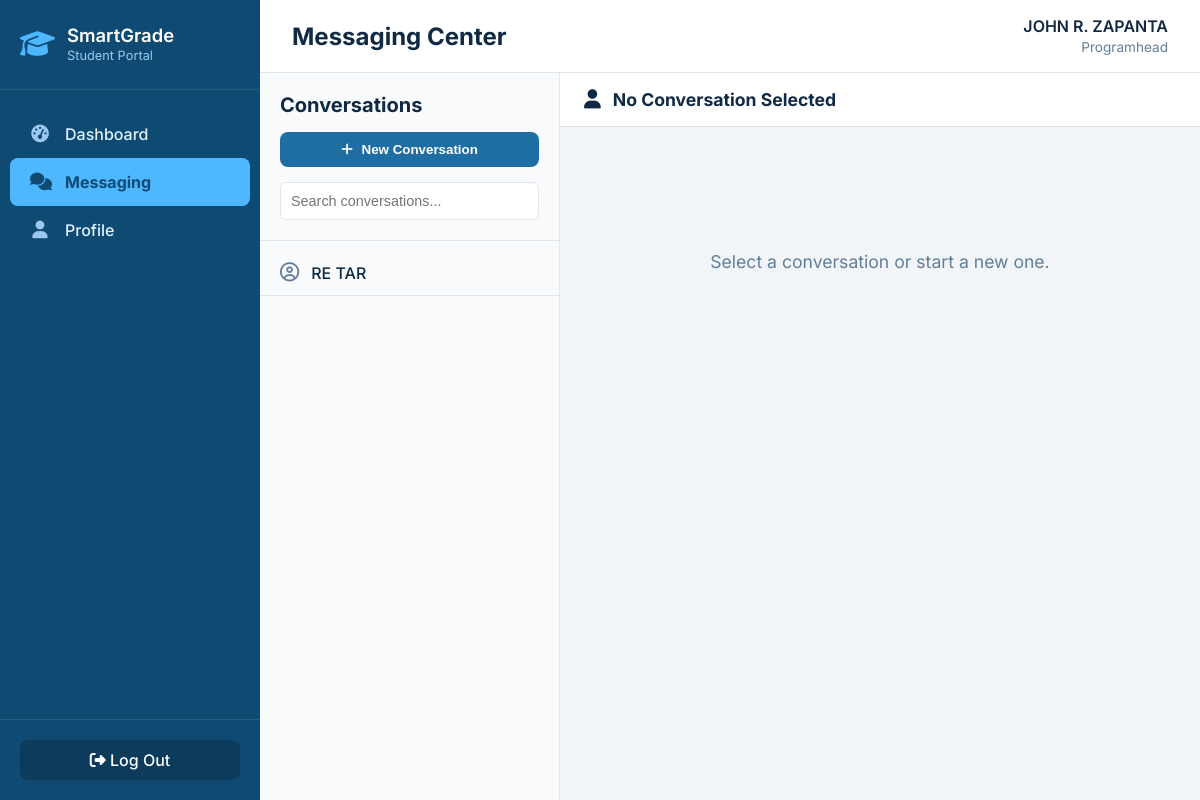
The page /messaging_center.php (signed in) on the database its author committed.
### tables this page shows
CREATE TABLE `user_profiles` (
  `profile_id` int(11) NOT NULL,
  `sid` bigint(20) NOT NULL,
  `student_id` varchar(20) DEFAULT NULL,
  `first_name` varchar(50) DEFAULT NULL,
  `middle_name` varchar(50) DEFAULT NULL,
  `last_name` varchar(50) DEFAULT NULL,
  `program` varchar(100) DEFAULT NULL,
  `section` char(1) DEFAULT NULL,
  `academic_year` enum('1st Year','2nd Year','3rd Year','4th Year','5th Year') NOT NULL DEFAULT '1st Year'
);

CREATE TABLE `conversations` (
  `conversation_id` int(11) NOT NULL,
  `user_1_id` bigint(20) NOT NULL,
  `user_2_id` bigint(20) NOT NULL,
  `updated_at` timestamp NULL DEFAULT current_timestamp() ON UPDATE current_timestamp(),
  `user_1_hidden` tinyint(1) NOT NULL DEFAULT 0,
  `user_2_hidden` tinyint(1) NOT NULL DEFAULT 0
);

### messaging_center.php (the view, shortened to what this page needs)
<?php
include 'db.php';
$current_user_id = $_SESSION['sid'];
$current_user_role = $_SESSION['role'];
$student_name = "User";
try {
    $stmt_user = $conn->prepare("SELECT first_name, middle_name, last_name FROM user_profiles WHERE sid = :sid");
    $stmt_user->execute([':sid' => $current_user_id]);
    $profile = $stmt_user->fetch(PDO::FETCH_ASSOC);
    if ($profile) {
        $first_name = htmlspecialchars($profile['first_name'] ?? '');
        $middle_name = htmlspecialchars($profile['middle_name'] ?? '');
        $last_name = htmlspecialchars($profile['last_name'] ?? '');
        $middle_initial = !empty($middle_name) ? ' ' . mb_substr($middle_name, 0, 1) . '.' : '';
        $student_name = $first_name . $middle_initial . ' ' . $last_name;
    }
} catch (PDOException $e) {  }
$selected_conversation_id = isset($_GET['conversation_id']) ? (int)$_GET['conversation_id'] : null;
$messages = [];
$other_user_name = "No Conversation Selected";
$is_part_of_conversation = false;
$stmt_conv = $conn->prepare("
    SELECT c.conversation_id,
           CASE
               WHEN c.user_1_id = :user_id
               THEN CONCAT(up2.first_name, ' ', up2.last_name)
               ELSE CONCAT(up1.first_name, ' ', up1.last_name)
           END AS other_full_name,
           SUM(CASE WHEN m.is_read = 0 AND m.receiver_id = :user_id THEN 1 ELSE 0 END) AS unread_count
    FROM conversations c
    LEFT JOIN users u1 ON c.user_1_id = u1.sid
    LEFT JOIN users u2 ON c.user_2_id = u2.sid
    LEFT JOIN user_profiles up1 ON u1.sid = up1.sid
    LEFT JOIN user_profiles up2 ON u2.sid = up2.sid
    LEFT JOIN messages m ON c.conversation_id = m.conversation_id
    WHERE
        (c.user_1_id = :user_id AND c.user_1_hidden = 0) OR
        (c.user_2_id = :user_id AND c.user_2_hidden = 0)
    GROUP BY c.conversation_id, other_full_name, c.updated_at
    ORDER BY c.updated_at DESC
");
$stmt_conv->execute([':user_id' => $current_user_id]);
$conversations = $stmt_conv->fetchAll();
?>
<!DOCTYPE html>
<html lang="en">
<head>
    <link rel="stylesheet" href="https://cdnjs.cloudflare.com/ajax/libs/font-awesome/6.5.2/css/all.min.css" />
</head>
<body>
<div class="sidebar" id="sidebar">
    <div class="sidebar-header">
        <a href="students.php" class="sidebar-header-logo">
            <i class="fa-solid fa-graduation-cap"></i>
            <h2>SmartGrade<span>Student Portal</span></h2>
        </a>
    </div>
    <nav class="sidebar-nav">
        <ul>
            <li><a href="students.php" class="nav-link"><i class="fa-solid fa-tachometer-alt"></i><span>Dashboard</span></a></li>
            <li><a href="messaging_center.php" class="nav-link active"><i class="fa-solid fa-comments"></i><span>Messaging</span></a></li>
            <li><a href="student_profile.php" class="nav-link"><i class="fa-solid fa-user"></i><span>Profile</span></a></li>
        </ul>
    </nav>
    <div class="sidebar-footer">
        <a href="logout.php"><i class="fa-solid fa-sign-out-alt"></i> Log Out</a>
    </div>
</div>
<div class="main-content" id="main-content">
    <header class="header">
        <div class="header-left">
            <h1 class="header-title">Messaging Center</h1>
        </div>
        <div class="user-profile">
            <div class="user-profile-info">
                <strong><?php echo htmlspecialchars($student_name); ?></strong>
                <span><?php echo htmlspecialchars(ucfirst($current_user_role)); ?></span>
            </div>
        </div>
    </header>
    <main class="page-view">
        <div class="messaging-layout">
            <aside class="conversation-sidebar">
                <div class="conversation-header">
                    <h2>Conversations</h2>
                    <button id="new-conversation-btn" class="new-conv-btn"><i class="fas fa-plus mr-1"></i> New Conversation</button>
                    <input type="text" id="conversation-search" placeholder="Search conversations...">
                </div>
                <nav class="conversation-list custom-scrollbar">
                    <?php if (!empty($conversations)): ?>
                        <?php foreach ($conversations as $conv): ?>
                        <a href="messaging_center.php?conversation_id=<?= $conv['conversation_id']; ?>" class="conversation-item <?= ($selected_conversation_id === (int)$conv['conversation_id']) ? 'active' : ''; ?>">
                            <div class="conversation-item-details">
                                <i class="fa-regular fa-user-circle"></i>
                                <span><?= htmlspecialchars($conv['other_full_name'] ?? 'Unknown User'); ?></span>
                            </div>
                        </a>
                        <?php endforeach; ?>
                    <?php else: ?>
                        <p class="no-data" style="padding: 15px;">No conversations yet.</p>
                    <?php endif; ?>
                </nav>
            </aside>
            <div class="message-view">
                <header class="message-header">
                    <i class="fa-solid fa-user"></i>
                    <h3><?= $other_user_name; ?></h3>
                </header>
                <div id="message-area" class="custom-scrollbar">
                    <?php if ($selected_conversation_id && $is_part_of_conversation): ?>
                        <?php if (!empty($messages)): ?>
                            <?php foreach ($messages as $msg): ?>
                                <div class="message-bubble-container <?= ($msg['sender_id'] == $current_user_id) ? 'sent' : 'received'; ?>" data-message-id="<?= $msg['message_id']; ?>">
                                    <div class="message-bubble <?= ($msg['sender_id'] == $current_user_id) ? 'sent' : 'received'; ?>">
                                        <p><?= nl2br(htmlspecialchars($msg['body'])); ?></p>
                                        <p class="timestamp"><?= date('g:i A', strtotime($msg['sent_at'])); ?></p>
                                    </div>
                                </div>
                            <?php endforeach; ?>
                        <?php else: ?>
                            <p class="no-data">No messages yet. Say hello!</p>
                        <?php endif; ?>
                    <?php else: ?>
                        <p class="select-conversation-prompt">Select a conversation or start a new one.</p>
                    <?php endif; ?>
                </div>
            </div>
        </div>
    </main>
</div>
</body>
</html>

### rows shown on the page
user_profiles: student_name "JOHN R. ZAPANTA"
conversations: other_full_name "RE TAR"

### other values the page prints
$current_user_role "Programhead"
$other_user_name "No Conversation Selected"
